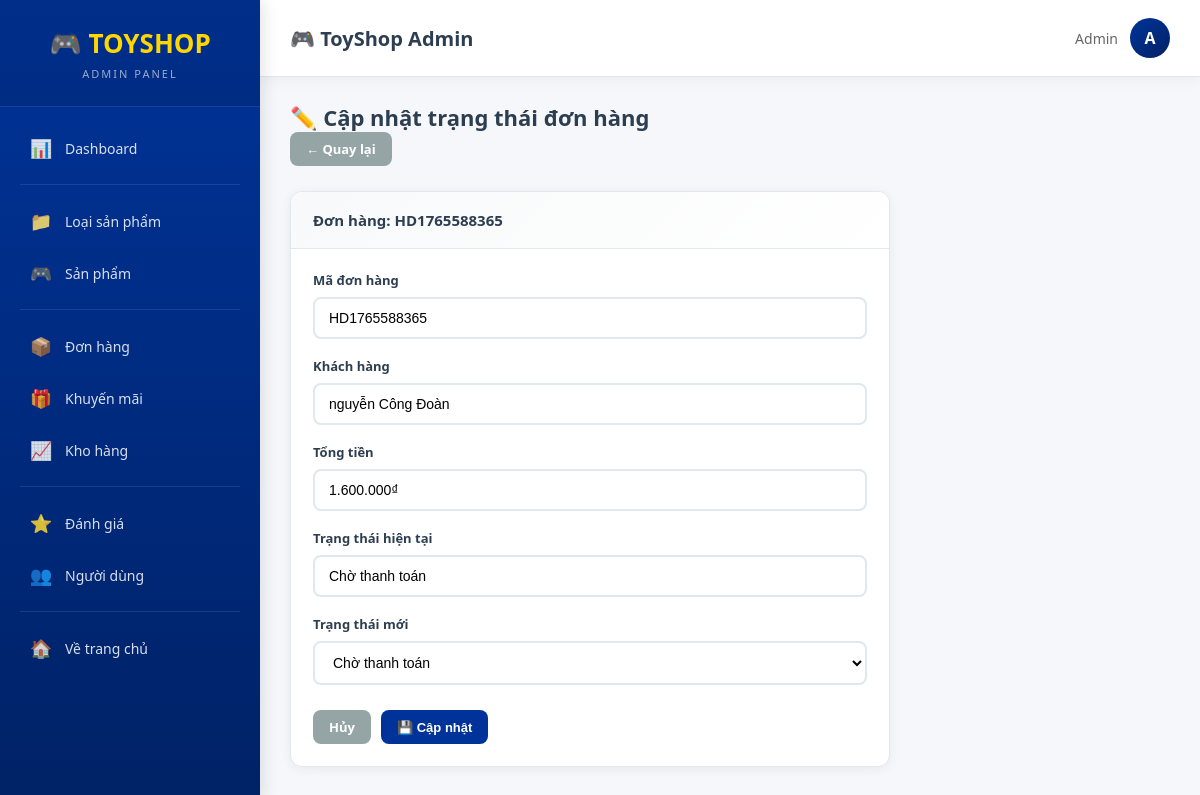
Screenshot of /Admin/orderUpdateStatus/9 (signed in) with the database file from the repository.
### tables this page shows
CREATE TABLE `orders` (
  `id` int(11) NOT NULL,
  `user_id` int(11) DEFAULT NULL,
  `order_code` varchar(50) DEFAULT NULL,
  `receiver` varchar(100) DEFAULT NULL,
  `phone` varchar(20) DEFAULT NULL,
  `address` varchar(255) DEFAULT NULL,
  `delivery_method` varchar(20) DEFAULT 'home',
  `payment_method` varchar(20) DEFAULT NULL,
  `total_amount` decimal(15,2) DEFAULT 0.00,
  `discount_amount` decimal(15,2) DEFAULT 0.00,
  `coupon_code` varchar(100) DEFAULT NULL,
  `transaction_info` varchar(30) DEFAULT NULL,
  `note` text DEFAULT NULL,
  `created_at` datetime DEFAULT current_timestamp(),
  `received_amount` decimal(15,2) DEFAULT 0.00,
  `lack_amount` decimal(15,2) DEFAULT 0.00,
  `user_email` varchar(100) DEFAULT NULL
);

### app/Controller.php (called while the page is built, shortened)
<?php
class Controller {
    public function view($view, $data = []){
        extract($data);
        require "./views/" . $view . ".php";
    }
}

### controllers/Admin.php (called while the page is built, shortened)
<?php
class Admin extends Controller{
    public function orderUpdateStatus($id) {
        $orderModel = $this->model('OrderModel');
        $order = $orderModel->getOrderById($id);
        $this->view('adminPage', [
            'page' => 'OrderStatusForm',
            'order' => $order
        ]);
    }
}

### app/App.php (called while the page is built, shortened)
<?php
class App{
    protected $action="Show";
 public function __construct(){
        $arr=array();
        if(isset($_GET["url"])){
            $arr=$this->urlprocess();
        }
        if(isset($arr[0])&& file_exists("./controllers/".$arr[0].".php")){
            unset($arr[0]);
        }
        $this->controller= new $this->controller;
        if(isset($arr[1]) && method_exists($this->controller,$arr[1])){
            $this->action=$arr[1];
        }
        unset($arr[1]);
        $this->param =$arr?array_values($arr):array();
        call_user_func_array(array($this->controller,$this->action),$this->param);
    }
   public function urlprocess(){
        if(isset($_GET["url"])){
           return explode('/', filter_var(trim($_GET["url"],'/')));
        }
        return array();
    }
}

### index.php (called while the page is built, shortened)
<?php
require_once "app/DB.php";
require_once "app/Controller.php";
require_once "app/App.php";
$App = new App();
?>

### app/DB.php (called while the page is built, shortened)
<?php
class DB
{
    private $host = 'localhost';
    private $user = 'root';
    private $pass = '';
    private $dbname = 'websitedochoi';
    public function __construct()
    {
        $this->db = $this->Connect();
    }
    public function Connect()
    {
        try {
            $dsn = 'mysql:host=' . $this->host . ';port=3306;dbname=' . $this->dbname . ';charset=utf8mb4';
            $pdo = new PDO($dsn, $this->user, $this->pass);
            $pdo->setAttribute(PDO::ATTR_DEFAULT_FETCH_MODE, PDO::FETCH_ASSOC);
            $pdo->setAttribute(PDO::ATTR_ERRMODE, PDO::ERRMODE_EXCEPTION);
            return $pdo;
        } catch (PDOException $e) {
            error_log("Database connection error: " . $e->getMessage());
            die("Không thể kết nối database. Vui lòng kiểm tra cấu hình.");
        }
    }
}

### models/BaseModel.php (called while the page is built, shortened)
<?php
class BaseModel extends DB {
    public function __construct()
    {
        if ($this->db instanceof PDO) {
            $this->db->setAttribute(PDO::ATTR_ERRMODE, PDO::ERRMODE_EXCEPTION);
        } else {
            error_log("❌ BaseModel: \$this->db KHÔNG PHẢI PDO - LỖI KẾT NỐI");
        }
    }
    public function select($sql, $params = []) {
        try {
            $stmt = $this->db->prepare($sql);
            $stmt->execute($params);
            return $stmt->fetchAll(PDO::FETCH_ASSOC);
        } catch (PDOException $e) {
            error_log("Lỗi BaseModel::select(): " . $e->getMessage());
            return [];
        }
    }
}

### models/OrderModel.php (called while the page is built, shortened)
<?php
require_once __DIR__ . '/BaseModel.php';
class OrderModel extends BaseModel {
    public function getOrderById($orderId)
    {
        $sql = "SELECT * FROM orders WHERE id = ?";
        $result = $this->select($sql, [$orderId]);
        return $result ? $result[0] : null;
    }
}

### views/Back_end/OrderStatusForm.php (the view, shortened to what this page needs)
<?php
$order = $data['order'] ?? [];
?>
<div class="page-header">
    <h2 class="page-title">✏️ Cập nhật trạng thái đơn hàng</h2>
    <a href="<?= APP_URL ?>/Admin/orderList" class="btn btn-secondary">← Quay lại</a>
</div>
<div class="card" style="max-width: 600px;">
    <div class="card-header">
        Đơn hàng: <?= htmlspecialchars($order['order_code'] ?? '') ?>
    </div>
    <div class="card-body">
        <form action="<?= APP_URL ?>/Admin/orderUpdateStatus/<?= $order['id'] ?>" method="POST">
            <div class="form-group">
                <label class="form-label">Mã đơn hàng</label>
                <input type="text" class="form-control" value="<?= htmlspecialchars($order['order_code'] ?? '') ?>" readonly>
            </div>
            <div class="form-group">
                <label class="form-label">Khách hàng</label>
                <input type="text" class="form-control" value="<?= htmlspecialchars($order['receiver'] ?? '') ?>" readonly>
            </div>
            <div class="form-group">
                <label class="form-label">Tổng tiền</label>
                <input type="text" class="form-control" value="<?= number_format($order['total_amount'] ?? 0, 0, ',', '.') ?>₫" readonly>
            </div>
            <div class="form-group">
                <label class="form-label">Trạng thái hiện tại</label>
                <input type="text" class="form-control" value="<?php
                    $status = $order['transaction_info'] ?? '';
                    if ($status == 'dathanhtoan') echo 'Đã thanh toán';
                    elseif ($status == 'thanhtoanthieu') echo 'Thanh toán thiếu';
                    else echo 'Chờ thanh toán';
                ?>" readonly>
            </div>
            <div class="form-group">
                <label class="form-label">Trạng thái mới</label>
                <select name="status" class="form-control" required>
                    <option value="chothanhtoan" <?= ($order['transaction_info'] ?? '') == 'chothanhtoan' ? 'selected' : '' ?>>Chờ thanh toán</option>
                </select>
            </div>
            <div style="display:flex; gap:10px; margin-top:25px;">
                <a href="<?= APP_URL ?>/Admin/orderList" class="btn btn-secondary">Hủy</a>
                <button type="submit" class="btn btn-primary">💾 Cập nhật</button>
            </div>
        </form>
    </div>
</div>

### views/adminPage.php (style rules this page uses)
:root { --primary-blue: #003399; --dark-blue: #002266; --primary-red: #e31837; --yellow: #ffd700; --white: #ffffff; --light-gray: #f5f7fa; --text-dark: #2c3e50; --border-color: #e1e8ed; --success: #27ae60; --warning: #f39c12; --danger: #e74c3c; --info: #3498db; }
* { margin: 0; padding: 0; box-sizing: border-box; }
body { font-family: 'Segoe UI', Arial, sans-serif; background: var(--light-gray); min-height: 100vh; }
.page-header { margin-bottom: 25px; }
.page-title { font-size: 22px; font-weight: 700; color: var(--text-dark); display: flex; align-items: center; gap: 10px; }
.card { background: var(--white); border-radius: 12px; box-shadow: 0 2px 12px rgba(0,0,0,0.06); border: 1px solid var(--border-color); overflow: hidden; }
.card-header { padding: 18px 22px; background: linear-gradient(135deg, #f8f9fa, #fff); border-bottom: 1px solid var(--border-color); font-weight: 600; color: var(--text-dark); font-size: 15px; }
.card-body { padding: 22px; }
.btn { padding: 8px 16px; border: none; border-radius: 8px; cursor: pointer; font-size: 13px; font-weight: 600; text-decoration: none; display: inline-flex; align-items: center; justify-content: center; gap: 6px; transition: all 0.3s; }
.btn-primary { background: var(--primary-blue); color: var(--white); }
.btn-secondary { background: #95a5a6; color: var(--white); }
.form-group { margin-bottom: 18px; flex: 1; min-width: 180px; }
.form-label { display: block; margin-bottom: 8px; font-weight: 600; color: var(--text-dark); font-size: 13px; }
.form-control { width: 100%; padding: 11px 14px; border: 2px solid var(--border-color); border-radius: 8px; font-size: 14px; transition: all 0.3s; background: var(--white); }
select.form-control { cursor: pointer; }

### rows the page displays
orders: order_code "HD1765588365", receiver "nguyễn Công Đoàn", total_amount "1.600.000₫", transaction_info "Chờ thanh toán", status "Chờ thanh toán"
